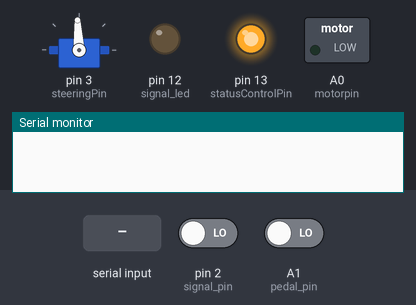
The sketch below on a simulated Arduino Uno, built with avr-gcc and run on an emulated ATmega328P. Shown: servo, switched loads named in the sketch (green lamp = pin HIGH), output pins drawn as LEDs (lit = HIGH), the last lines printed to the serial monitor. Inputs (shaded band) come from the test bench; at power-on: A1 (pedal_pin) LOW, pin 2 (signal_pin) LOW.

Above: at 1.2 s.
1.3 s: A1 (pedal_pin) driven HIGH
At 2.2 s:
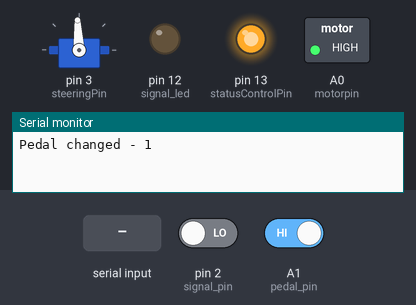
2.8 s: "<c>" received over Serial
At 3.4 s:
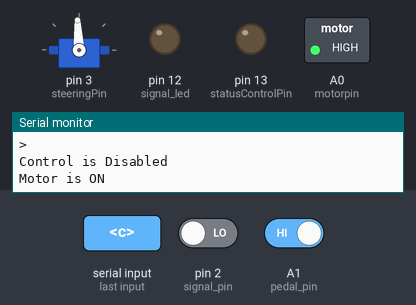
4.3 s: byte 104 ('h') received over Serial
At 5.5 s:
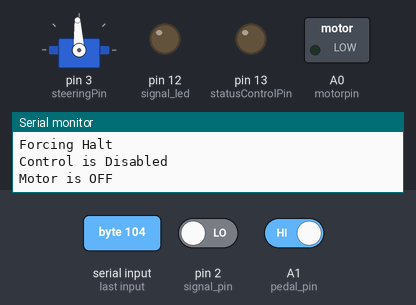
5.8 s: byte 97 ('a') received over Serial
At 6.9 s:
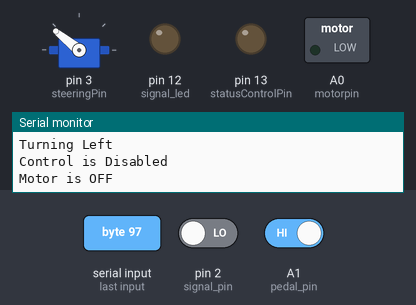
7.3 s: byte 103 ('g') received over Serial
At 8.0 s:
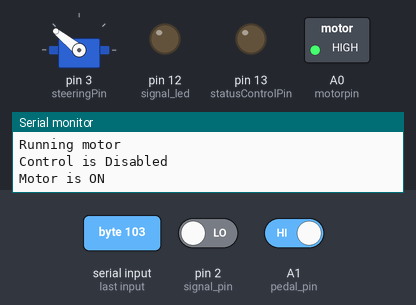
8.8 s: byte 100 ('d') received over Serial
At 9.1 s:
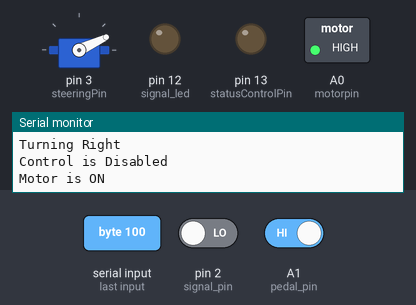
Timing chart, 0 to 11.3 s (numbered marks = the images above; inputs shaded):
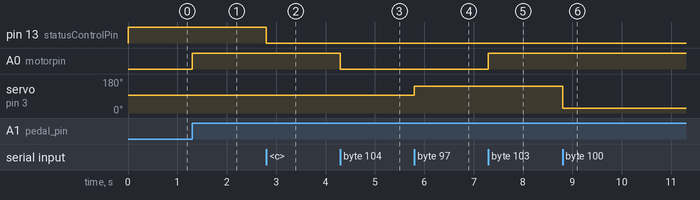

The sketch:

PowerWheelsController.ino
```cpp
//Options

boolean enableTimeout = false;  //This allows overriding the automatic timeout function
unsigned int intTimeout = 30000;  //This is the length of the timeout, regardless of the method of detecting if there is a valid connection to a parent device
								  // Once that connection is considered lost, This sets how long the parent has to reconnect before little Billy is left 'dead in the water'
								  // Only has any effect if enableTimeout is set to TRUE.


//Pin definitions
int statusControlPin = 13; // name the output pin for 'Manual Control is' - Currently does double duty, it is an output pin for an LED as a visual indicator, as well as used as a status variable.
int motorpin = A0; // name the output pin for 'PowerWheels is ' - This pin is the output to a relay normally located under the throttle pedal.
int steeringPin = 3; // steering Servo signal output, Highly recommend using a metal gear, high torque servo, POWERED FROM A SEPERATE SOURCE! NOT POWERED THROUGH THE ARDUINO!
int pedal_pin = A1; // Accelerator wired to  - This pin is an input FROM the throttle pin, vcc should be connected to the pressed contact, and gnd to the released, with this pin going to the center. That will pull the pin one way rather than leave it floating.
int signal_pin = 2; //If using an LED from the radio as a connection indicator, this is the pin it is wired to.
int signal_led = 12; //visual indicator of the connection state(assumes signal_pin is defined and being used)

//static definitions for somethings that won't change during execution normally

unsigned int steeringLimits[3] = {2000,1500,800}; //This will be used as the limits for the steering servo, as well as the values for parental commands, (left, center, right)


//Status Variables - Initialize some variables so we read everything once per loop which prevents unexpected results due to mid-loop changes. Also eliminates? or significantly reduces any possible switch bouncing due to poor connections from age.

unsigned long heartbeat = millis(); //This is where we store the current time whenever we determine that the parent connection is working properly, either using a heartbeat response, or even using an onboard 'connection status' LED wired into an input pin.
unsigned long lastControlCheck = millis(); //Because we are relying on relays, we need to slow down any manual control changes, default is to check and apply them at 10hz (about every 100ms)
unsigned long autostoptime=millis(); //If you happen to be using a straight serial connection for control, this holds when the power to the wheels will be cut when it is moving due to parent commands. ie, you send the GO command, if nothing else is received it should stop moving after 30 seconds. You can always send additional GO commands, which will push the timer back out to 30 seconds from when the command was received.
boolean statusTimedOut = false; //Status variable to more easily determine if control was disabled by command, or by timeout. allows for altering what is required to re-arm the system and allow manual control
int pedal_last_state = LOW; //Status variable to allow rider to interrupt parental throttle commands(providing control is enabled) by pressing and releasing the throttle.
int value_signal = digitalRead(signal_led);
int value_control = digitalRead(statusControlPin);
boolean value_pedal = digitalRead(pedal_pin);

#include <Servo.h>
Servo steeringServo;


void setup() {
	Serial.begin(115200);
	steeringServo.attach(steeringPin);
//	steeringServo.attach(steeringPin,min(steeringLimits[0],steeringLimits[2]),max(steeringLimits[0],steeringLimits[2]));
	steeringServo.writeMicroseconds(steeringLimits[1]);
	pinMode(statusControlPin, OUTPUT);
	pinMode(motorpin, OUTPUT);
	pinMode(signal_led, OUTPUT);

	pinMode(pedal_pin, INPUT); // Throttle Manual control pin
	pinMode(signal_pin, INPUT); // Parental connection status pin
	digitalWrite(statusControlPin,HIGH); //By using a separate command rather than using input_pullup allows us to use this to know when the main loop has started executing.
}

void loop() {
	value_signal = digitalRead(signal_pin);
	value_control = digitalRead(statusControlPin);
	value_pedal = digitalRead(pedal_pin);

	if (value_signal == HIGH) {
		digitalWrite(signal_led,HIGH);
	}
	else {
	digitalWrite(signal_led,LOW);
	}
	if (statusTimedOut == false && value_control == HIGH && value_signal == HIGH && millis()-heartbeat>intTimeout/2) {
		heartbeat=millis();
		Serial.println("Connection active, Timer reset");
	}
	if (enableTimeout == true && millis()-heartbeat>intTimeout && value_control==HIGH) {
		Serial.println("ERROR - NO Heartbeat received, disabling control");
		statusTimedOut=true;
		digitalWrite(statusControlPin,LOW);
		digitalWrite(motorpin,LOW);
	}
	if (millis()>autostoptime && digitalRead(motorpin)==HIGH && value_pedal == LOW) {
		digitalWrite(motorpin,LOW);
	}
	 if(value_control == HIGH && millis()-lastControlCheck >=100) {
	  lastControlCheck=millis();
	  if(value_pedal != pedal_last_state) {
		  Serial.print("Pedal changed - ");
		  Serial.println(value_pedal);
		  digitalWrite(motorpin,value_pedal);
		  pedal_last_state = value_pedal;
		}
  }
}

void serialEvent() {
	if (Serial.available()) {
		//if(statusTimedOut==true) {
		//	statusTimedOut=false;
		//	digitalWrite(statusControlPin,HIGH);
		//	heartbeat=millis();
		//}

		heartbeat = millis();

		char inChr=(char)Serial.read();
		Serial.println(inChr);
		if (inChr=='c' or inChr=='C') {
			Serial.println("Toggling Control");
			digitalWrite(statusControlPin,!value_control);
		}
		if (inChr=='w' or inChr=='W') {
			Serial.println("Running for 2s");
			digitalWrite(motorpin,HIGH);
			autostoptime=millis()+2000;
		}
		if (inChr=='g' or inChr=='G') {
			Serial.println("Running motor");
			digitalWrite(motorpin,HIGH);
			autostoptime=millis()+120000;
		}
		if (inChr=='h' or inChr=='H') {
			Serial.println("Forcing Halt");
			digitalWrite(motorpin,LOW);
		}
		if (inChr=='a' or inChr=='A') {
			Serial.println("Turning Left");
			steeringServo.writeMicroseconds(steeringLimits[0]);
		}
		if (inChr=='d' or inChr=='D') {
			Serial.println("Turning Right");
			steeringServo.writeMicroseconds(steeringLimits[2]);
		}
		if (inChr=='s' or inChr=='S') {
			Serial.println("Centering");
			steeringServo.writeMicroseconds(steeringLimits[1]);
		}
		if (inChr=='<') {
			steeringLimits[1]--;
			steeringServo.writeMicroseconds(steeringLimits[1]);
		}
		if (inChr=='>') {
			steeringLimits[1]++;
			steeringServo.writeMicroseconds(steeringLimits[1]);
		}

//		int sigstatus = analogRead(signal_pin);
//		int sigstatus2 = value_signal;
//		Serial.println(sigstatus);
//		Serial.println(sigstatus2);

			Serial.print("Control is ");
			if (value_control == HIGH) Serial.println("Enabled");
			else Serial.println("Disabled");
			Serial.print("Motor is ");
			if (digitalRead(motorpin) == HIGH) Serial.println("ON");
			else Serial.println("OFF");
		}
	}
	
```

Measured:
- after the input at 1.3 s, A0 (motorpin): LOW → HIGH at once
- after the input at 2.8 s, pin 13 (statusControlPin): HIGH → LOW at once
- after the input at 4.3 s, A0 (motorpin): HIGH → LOW at once
- after the input at 5.8 s, servo on pin 3 (steeringPin): 93° → 141° at once
- after the input at 7.3 s, A0 (motorpin): LOW → HIGH at once
- after the input at 8.8 s, servo on pin 3 (steeringPin): 141° → 25° at once
